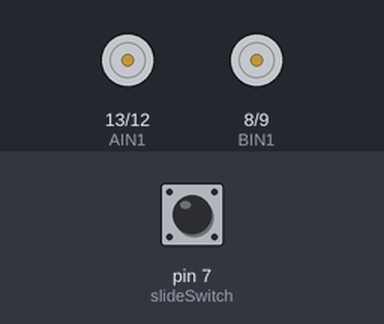
The sketch below on a simulated Arduino Uno, built with avr-gcc and run on an emulated ATmega328P. Shown: motor-driver pin pairs drawn as motors (green arrow = first pin HIGH = forward, orange = second pin HIGH = backward, longer = more drive, scaled by the enable pin). Inputs (shaded band) come from the test bench; at power-on: pin 7 (slideSwitch) HIGH.

Above: at 1.2 s.
1.3 s: pin 7 (slideSwitch) pulled LOW for 0.15 s
At 1.37 s:
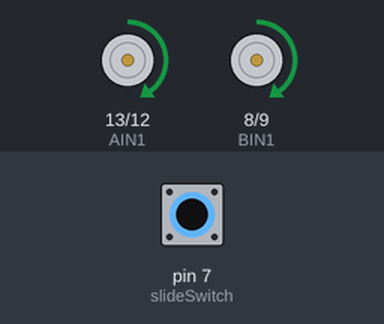
2.9 s: pin 7 (slideSwitch) pulled LOW for 3.2 s
At 6.6 s:
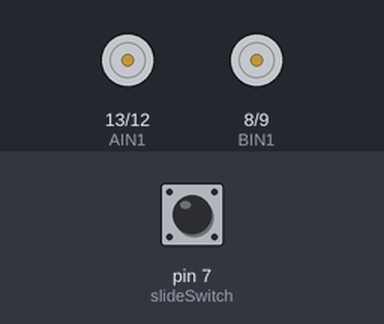
Timing chart, 0 to 8.1 s (numbered marks = the images above; inputs shaded):
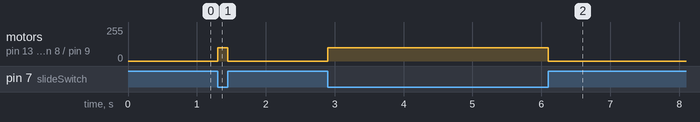

The sketch:

MotorCalibration.ino
```cpp
//headers

//Global variables
// right motor
const int AIN1 = 13; // control motor pin A1
const int AIN2 = 12; // control motor pin A2
const int PWMA = 11; // control the speed

// left motor
const int BIN1 = 8;  // control motor pin B1
const int BIN2 = 9;  // control motor pin B2
const int PWMB = 10; // control the speed

int slideSwitch = 7; // hold to turn the button on

void setup() {
  // put your setup code here, to run once:
  pinMode(slideSwitch, INPUT_PULLUP);
  pinMode(AIN1, OUTPUT);
  pinMode(AIN2, OUTPUT);
  pinMode(PWMA, OUTPUT);
  pinMode(BIN1, OUTPUT);
  pinMode(BIN2, OUTPUT);
  pinMode(PWMB, OUTPUT);
}

void loop() {
  int buttonPressed = digitalRead(slideSwitch); // check to see if the button is pressed

  if (buttonPressed == LOW) {  // run this code if the switch is on
    digitalWrite(AIN1, HIGH);  // pin A1 is high
    digitalWrite(AIN2, LOW);   // pin A2 is low
    digitalWrite(BIN1, HIGH);  // pin A1 is high
    digitalWrite(BIN2, LOW);   // pin A2 is low
    analogWrite(PWMA, 100);    // speed of right motor
    analogWrite(PWMB, 100);    // speed of left motor
  }
  else {
    digitalWrite(AIN1, LOW);
    digitalWrite(AIN2, LOW);
    digitalWrite(BIN1, LOW);
    digitalWrite(BIN2, LOW);
  }
  // put your main code here, to run repeatedly:

}
```

Measured:
- after the input at 1.3 s, motor on pin 13 (AIN1) / pin 12 (AIN2), motor on pin 8 (BIN1) / pin 9 (BIN2): stopped → forward 100/255 at once, → stopped 0.15 s later
- after the input at 2.9 s, motor on pin 13 (AIN1) / pin 12 (AIN2), motor on pin 8 (BIN1) / pin 9 (BIN2): stopped → forward 100/255 at once, → stopped 3.2 s later
